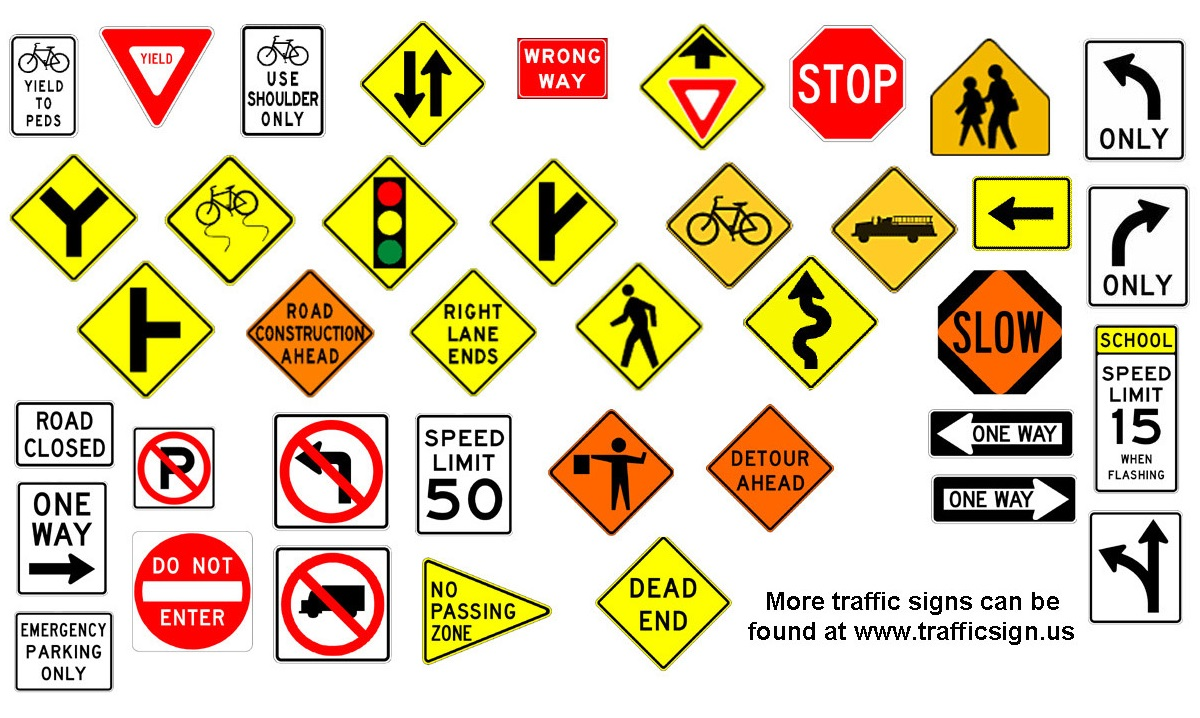
//> input picture cpp/road-signs.jpg, 1200 x 718 px
$ ./objectDetection ../road-signs.jpg   (built with g++ and OpenCV 4)
//> lines starting //> are read from the running program, lines starting //| are printed output that depends on the picture
#include <stdio.h>
#include <stdlib.h>
#include <opencv2/opencv.hpp>

using namespace std;
using namespace cv;

int checkArguments(int argc, char **argv);
void showImage(char *path);
void find_red(char *path);

int main(int argc, char **argv){
    //Check if user has supplied an imagefile to the program
    if(!checkArguments(argc, argv)){
        return -1;
    }

    find_red(argv[1]);

    return 0;
}

int checkArguments(int argc, char **argv){
    if(argc < 2){
        printf("Usage %s <picture_path>\n", argv[0]);
        return 0;
    }
    return 1;
}

void showImage(char *path){
    Mat image_BGR, image_RGB;

    //Read Image into Mat Object
    image_RGB = imread( path, IMREAD_COLOR);
    //cvtColor(image_BGR,image_RGB,CV_RGB2BGR);

    namedWindow( path, WINDOW_AUTOSIZE);
    imshow( path, image_RGB);

    waitKey(0);
}

void find_red(char *path){
//> called with path = "../road-signs.jpg"
    Mat src, rgb_image, scaled_image, blurred_image, hsv_image;
    double scale;
    int max_dimension;

    src = imread(path);
//> src is the input picture: 718 rows x 1200 cols, CV_8UC3; mean B, G, R 178.7, 209.2, 224.7
    cvtColor(src, rgb_image, CV_BGR2RGB);
    max_dimension = max(rgb_image.cols, rgb_image.rows);
//> max_dimension = 1200
    scale = 700.0/max_dimension;
//> scale = 0.583

    resize(rgb_image, scaled_image, Size(), scale, scale);
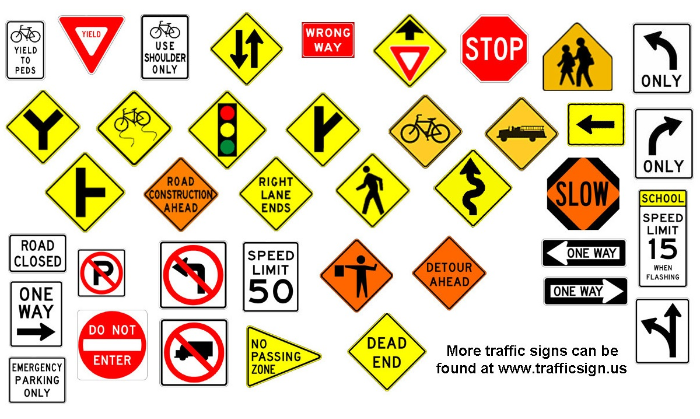
//> scaled_image: 419 rows x 700 cols, CV_8UC3; mean R, G, B 224.6, 209.1, 178.6

    GaussianBlur(scaled_image, blurred_image, Size(7,7), 0);
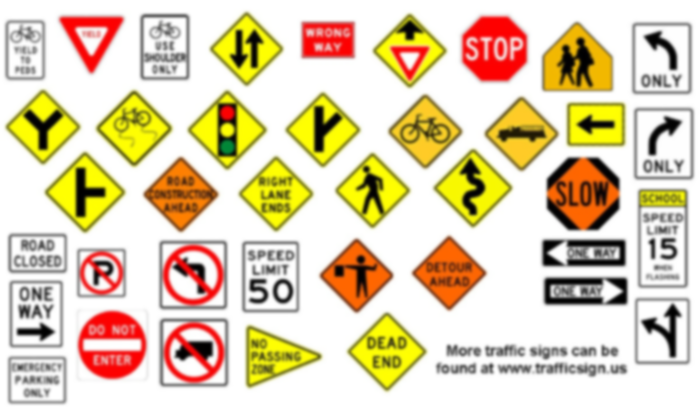
//> blurred_image: 419 rows x 700 cols, CV_8UC3; mean R, G, B 224.6, 209.1, 178.6

    cvtColor(blurred_image, hsv_image, CV_RGB2HSV);
//> hsv_image: 419 rows x 700 cols, CV_8UC3; mean H, S, V 10.6, 58.1, 224.7

    namedWindow("previous", WINDOW_AUTOSIZE);
    imshow("previous", blurred_image);
    namedWindow("latest", WINDOW_AUTOSIZE);
    imshow("latest", hsv_image);
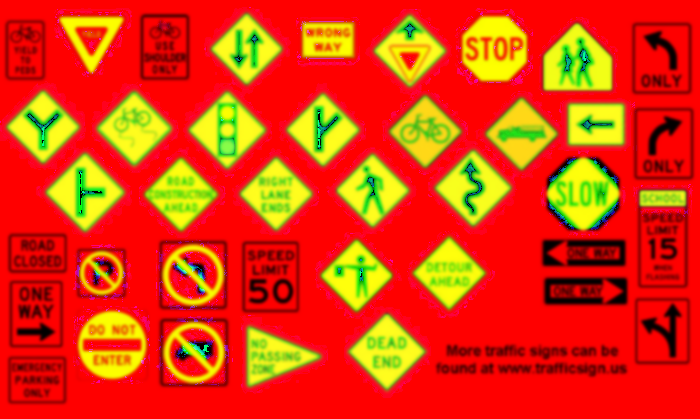
//> window 'latest': 419 rows x 700 cols, CV_8UC3; mean B, G, R 10.6, 58.1, 224.7

    waitKey(0);
}

/*
See https://stackoverflow.com/questions/32522989/opencv-better-detection-of-red-color
*/
